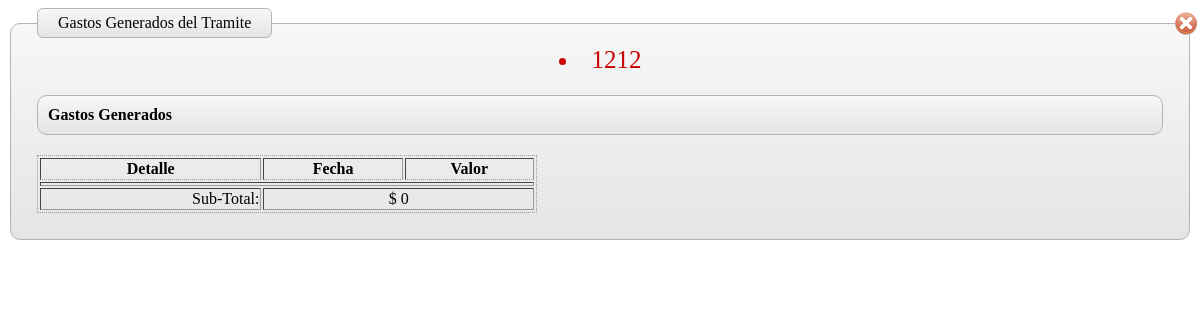
Page /includes/popup/gastos.php?codigo=1212 on the earlier database version.
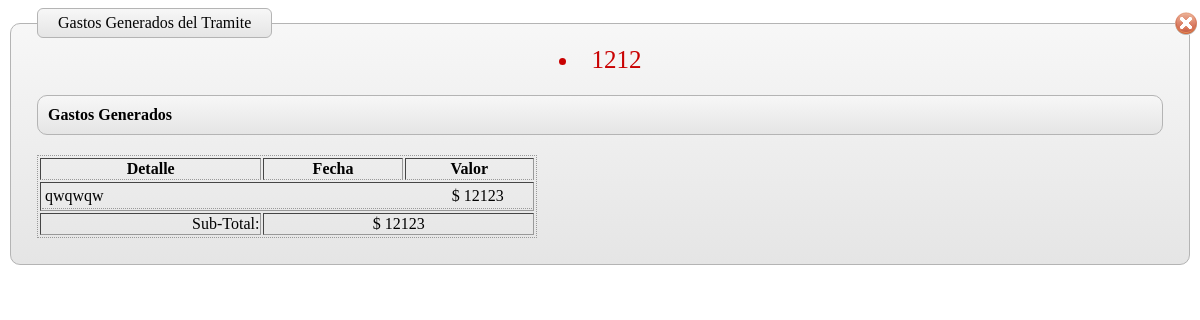
Same page on the later database version.
### tables this page shows
CREATE TABLE IF NOT EXISTS `dnk_documento_gasto` (
  `id` int(10) unsigned NOT NULL AUTO_INCREMENT,
  `DNK_DOCUMENTO_codigo` varchar(20) NOT NULL,
  `proceso` int(10) unsigned DEFAULT NULL,
  `descripcion` varchar(255) DEFAULT NULL,
  `valor` varchar(20) DEFAULT NULL,
  PRIMARY KEY (`id`),
  KEY `DOCUMENTO_GASTO_FKIndex1` (`DNK_DOCUMENTO_codigo`)
);

### includes/database.inc.php (called while the page is built, shortened)
<?php
class database {
	var $db = null;
	function database(){
		$this->db = new mysqli(HOST_NAME, USER_NAME, USER_PASSWD, DB_NAME);
		$this->db->query("SET NAMES 'utf8'");
		return $this->db;
	}
	function query( $query ){
		$obj = $this->db->query($query);
		return $obj;
	}
}
?>

### includes/popup/gastos.php (the view, shortened to what this page needs)
<?php
        include_once("../database.inc.php");
	$dbmysql = new database();
?>
<?php
echo formulario_gasto();
function formulario_gasto(){
    global $dbmysql;
     $codigo_doc=$_GET['codigo'];
     $subtotal=0;
     $retval='<form id="form-1" action="?modulo=notificaciones&op=insertnotifi" method="post">
                <fieldset>
                    <legend>Gastos Generados del Tramite</legend>
                    <div id="cerrar_ventana"><a href="javascript:void(0);" title="Cerrar" onclick="popupCssHide();"><img src="images/001_05.gif"></a></div>';
            $retval .='<div id="css_codigo" align="center">
                        <li><a><input type="hidden" id="codigo"  name="codigo" value="'.$codigo_doc.'"/>'.$codigo_doc.'</a></li>
                    </div>
                    <ol>
                    <div>
                        <label class="rotulo"><strong>Gastos Generados</strong></label>
                    </div>
                    </ol>
                    ';
                $sql="SELECT *FROM `dnk_documento_gasto` WHERE DNK_DOCUMENTO_codigo='$codigo_doc'";
                $rows1 = $dbmysql->query($sql);
        $retval .='<div class="settings">
                        <table width="100%" border="1" style="border:dotted;border-color:#999; border-width:0.5px" align="center">
                            <tr align="center" >
                              <td style="border-bottom-style:dotted;border-bottom-width:0.5px; border-bottom-color:#999"><strong>Detalle</strong></td>
                              <td style="border-bottom-style:dotted;border-bottom-width:0.5px; border-bottom-color:#999"><strong>Fecha</strong></td>
                              <td style="border-bottom-style:dotted;border-bottom-width:0.5px; border-bottom-color:#999"><strong>Valor</strong></td>
                            </tr>
                            <tr style="font-size:12px;vertical-align: inherit;">
                                    <td colspan="3"><div id="mostrargastosgenerados">';
                    while ( $row1=$rows1->fetch_object() ){
                      $retval .='<table width="100%"  style="margin:0;padding:0;border-bottom-style:dotted;border-bottom-width:1px; border-bottom-color:#999">
                                    <tr>
                                      <td width="180">'.$row1->descripcion.'</td>
                                      <td width="113"><div align="center">'.$row1->fecha.'</div></td>
                                      <td width="80" align="center">$ '.$row1->valor.'</td>
                                    </tr>
                                  </table>
                                  ';
                      $subtotal=$subtotal+$row1->valor;
                    }
          $retval .='</div><div id="mostrargastos"></div>
                                    </td>
                                  </tr>
                                  <tr>
                                    <td align="right">Sub-Total:</td>
                                    <td align="center" colspan="2">$ '.$subtotal.'</td>
                                 </tr>
                                </table></div>
            </fieldset>
            </form>';
       return $retval;
     }
?>

Differences in the rows shown:
added dnk_documento_gasto: descripcion "qwqwqw", valor "12123"
Other differences:
$subtotal: "0" → "12123"
